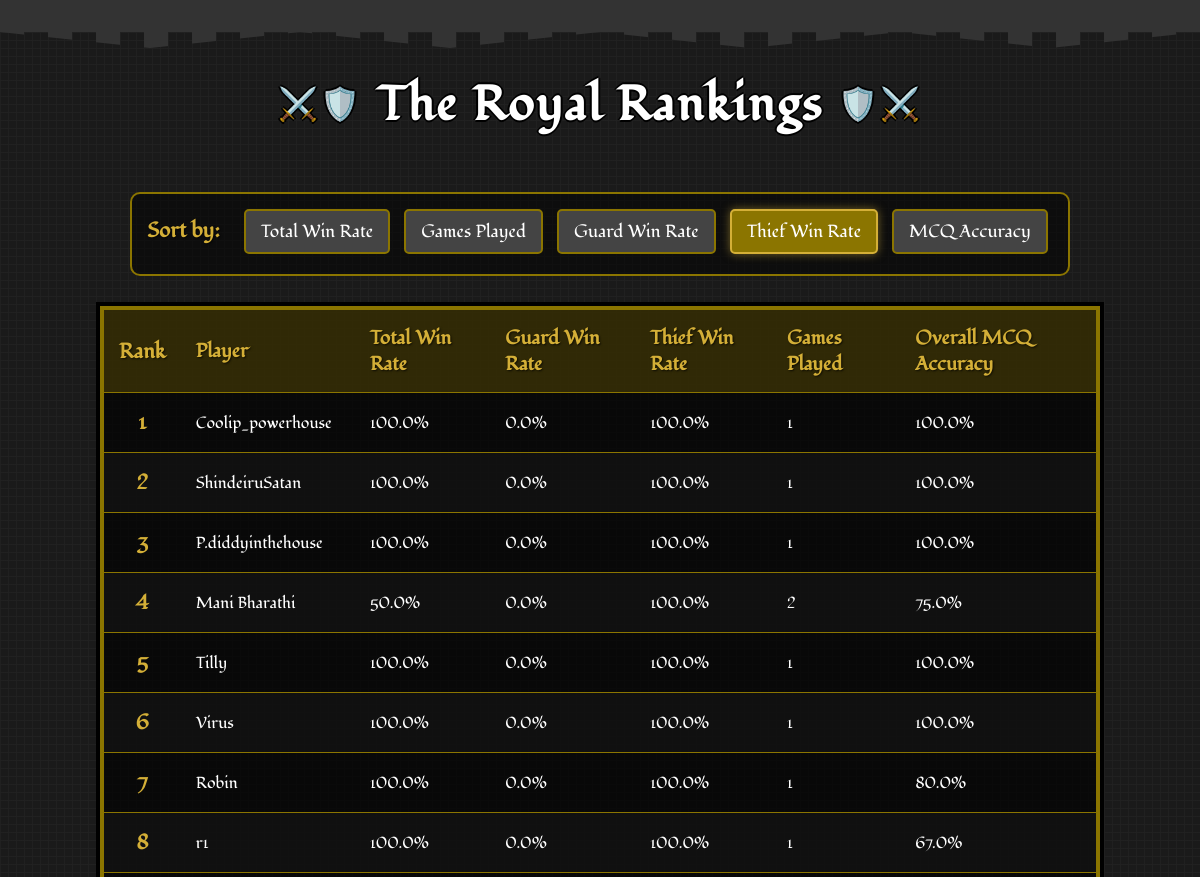
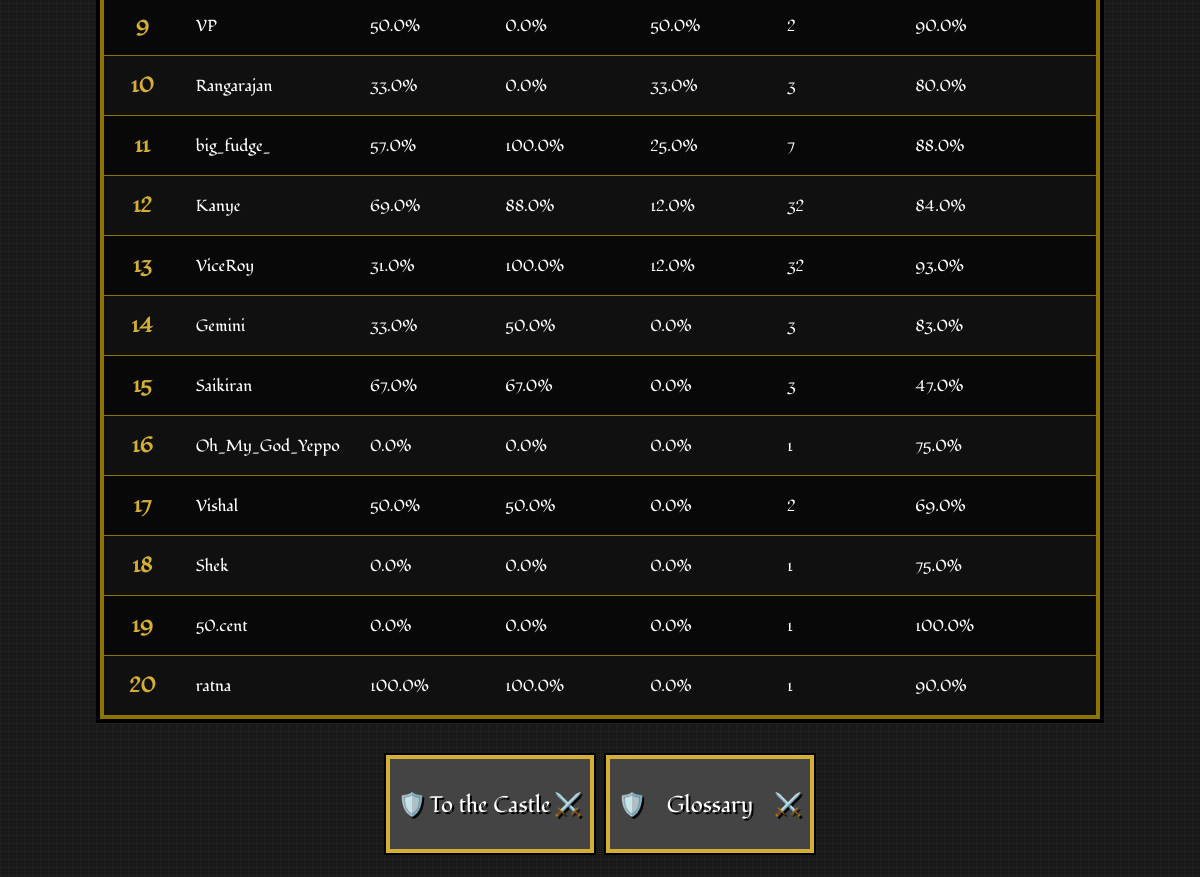
/leaderboard?sort_by=win_rate_as_thief, run on the app's committed database (2 pictures, top to bottom).
### app.py (models this page shows)
class PlayerStats(db.Model):
    id = db.Column(db.Integer, primary_key=True)
    user_id = db.Column(db.Integer, db.ForeignKey('user.id'), nullable=False)
    total_games_played = db.Column(db.Integer, default=0)
    games_played_as_guard = db.Column(db.Integer, default=0)
    games_played_as_thief = db.Column(db.Integer, default=0)
    total_games_won = db.Column(db.Integer, default=0)
    total_games_won_as_guard = db.Column(db.Integer, default=0)
    total_games_won_as_thief = db.Column(db.Integer, default=0)
    total_win_rate = db.Column(db.Float, default=0.0)
    win_rate_as_guard = db.Column(db.Float, default=0.0)
    win_rate_as_thief = db.Column(db.Float, default=0.0)
    total_answer_accuracy = db.Column(db.Float, default=0.0)
    total_questions_attempted = db.Column(db.Integer, default=0)
    total_right_answers = db.Column(db.Integer, default=0)
    game_right_answers = db.Column(db.Integer, default=0)
    game_total_questions = db.Column(db.Integer, default=0)
    answer_accuracy_in_last_game = db.Column(db.Float, default=0.0)

class User(db.Model):
    id = db.Column(db.Integer, primary_key=True)
    username = db.Column(db.String(40), unique=True, nullable=False)
    password_hash = db.Column(db.String(200), nullable=False)
    stats = db.relationship('PlayerStats', backref='user', uselist=False)

### app.py (the view)
@app.route('/leaderboard')
def leaderboard():
    sort_by = request.args.get('sort_by', 'total_win_rate')
    sort_options = {
        'games_played': PlayerStats.total_games_played,
        'total_win_rate': PlayerStats.total_win_rate,
        'win_rate_as_guard': PlayerStats.win_rate_as_guard,
        'win_rate_as_thief': PlayerStats.win_rate_as_thief,
        'mcq_accuracy': PlayerStats.total_answer_accuracy
    }
    sort_column = sort_options.get(sort_by, PlayerStats.total_win_rate)
    leaderboard_data = db.session.query(PlayerStats, User)\
        .join(User, PlayerStats.user_id == User.id)\
        .order_by(sort_column.desc())\
        .limit(20)\
        .all()
    return render_template('leaderboard.html',
                           leaderboard_data=leaderboard_data,
                           current_sort=sort_by)

### templates/leaderboard.html (shortened to what this page needs)
<!DOCTYPE html>
<html lang="en">
<head>
    <link rel="stylesheet" href="static/css/style.css">
    <link rel="stylesheet" href="static/css/leaderboard.css">
    <link rel="stylesheet" href="static/css/game-over.css">
</head>
<body>
    <div class="castle-top"></div>
    <h1>The Royal Rankings</h1>
    <div class="filters">
        <strong>Sort by:</strong>
        <a href="{{ url_for('leaderboard', sort_by='total_win_rate') }}"
           class="{{ 'active' if current_sort == 'total_win_rate' }}">Total Win Rate</a>
        <a href="{{ url_for('leaderboard', sort_by='games_played') }}"
           class="{{ 'active' if current_sort == 'games_played' }}">Games Played</a>
        <a href="{{ url_for('leaderboard', sort_by='win_rate_as_guard') }}"
           class="{{ 'active' if current_sort == 'win_rate_as_guard' }}">Guard Win Rate</a>
        <a href="{{ url_for('leaderboard', sort_by='win_rate_as_thief') }}"
           class="{{ 'active' if current_sort == 'win_rate_as_thief' }}">Thief Win Rate</a>
        <a href="{{ url_for('leaderboard', sort_by='mcq_accuracy') }}"
           class="{{ 'active' if current_sort == 'mcq_accuracy' }}">MCQ Accuracy</a>
    </div>
    <table>
        <thead>
            <tr>
                <th class="rank">Rank</th>
                <th>Player</th>
                <th>Total Win Rate</th>
                <th>Guard Win Rate</th>
                <th>Thief Win Rate</th>
                <th>Games Played</th>
                <th>Overall MCQ Accuracy</th>
            </tr>
        </thead>
        <tbody>
            {% for stats, user in leaderboard_data %}
            <tr>
                <td class="rank">{{ loop.index }}</td>
                <td>{{ user.username }}</td>
                <td>{{ stats.total_win_rate }}%</td>
                <td>{{ stats.win_rate_as_guard }}%</td>
                <td>{{ stats.win_rate_as_thief }}%</td>
                <td>{{ stats.total_games_played }}</td>
                <td>{{ stats.total_answer_accuracy }}%</td>
            </tr>
            {% else %}
            <tr>
                <td colspan="7" style="text-align: center;">No player data available yet.</td>
            </tr>
            {% endfor %}
        </tbody>
    </table>
    <div class="button-container">
        <a href="{{ url_for('home') }}"><button class="shield-btn game-over-btn">To the Castle</button></a>
        <a href="{{ url_for('glossary') }}"><button class="shield-btn game-over-btn">Glossary</button></a>
    </div>
</body>
</html>

### static/css/style.css (style rules this page uses)
body { font-family: "Fondamento", serif; background-color: #1a1a1a; background-image: linear-gradient(90deg, rgba(34,34,34,0.8) 1px, transparent 1px), linear-gradient(rgba(34,34,34,0.8) 1px, transparent 1px); background-size: 8px 8px; color: white; margin: 0; padding: 0; text-align: center; position: relative; min-height: 60vh; display: flex; flex-direction: column; justify-content: space-between; }
.castle-top { height: 32px; background-color: #333; position: relative; margin-bottom: 16px; image-rendering: pixelated; }
.castle-top::before { content: ""; position: absolute; top: 100%; left: 0; right: 0; height: 16px; background-image: repeating-linear-gradient(90deg, #333 0px, #333 24px, transparent 24px, transparent 48px); background-size: 48px 16px; clip-path: polygon( 0% 0%, 12.5% 100%, 25% 0%, 37.5% 100%, 50% 0%, 62.5% 100%, 75% 0%, 87.5% 100%, 100% 0% ); image-rendering: pixelated; }
h1 { font-family: "Fondamento", serif; text-align: center; font-size: 3rem; color: white; text-shadow: 2px 0 #000, -2px 0 #000, 0 2px #000, 0 -2px #000; margin: 24px 0; letter-spacing: 2px; position: relative; image-rendering: pixelated; }
h1::before { content: "⚔️🛡️"; font-size: 2rem; position: relative; top: -5px; margin: 0 15px; }
h1::after { content: "🛡️⚔️"; font-size: 2rem; position: relative; top: -5px; margin: 0 15px; }
button.shield-btn { font-family: "Fondamento", serif; background-color: #444; color: white; border: none; box-shadow: 0 0 0 4px #d4af37, 0 0 0 6px #000; padding: 14px 22px; margin: 10px; font-size: 1.4rem; cursor: pointer; position: relative; transition: all 0.2s steps(5); text-shadow: 2px 2px 0 #000; width: 200px; height: 90px; image-rendering: pixelated; }
button.shield-btn::before { content: "🛡️ "; position: absolute; left: 8px; top: 50%; transform: translateY(-50%); }

### static/css/leaderboard.css (style rules this page uses)
body { font-family: "Fondamento", serif; background-color: #1a1a1a; background-image: linear-gradient(90deg, rgba(34,34,34,0.8) 1px, transparent 1px), linear-gradient(rgba(34,34,34,0.8) 1px, transparent 1px); background-size: 8px 8px; color: white; margin: 0; padding: 0; text-align: center; }
h1 { font-family: "Fondamento", serif; text-align: center; font-size: 3rem; color: white; text-shadow: 2px 0 #000, -2px 0 #000, 0 2px #000, 0 -2px #000; margin: 24px 0; letter-spacing: 2px; }
.filters { text-align: center; margin: 30px auto; max-width: 1000px; background-color: rgba(0, 0, 0, 0.5); padding: 15px; border: 2px solid #8b7500; border-radius: 10px; }
.filters strong { color: #d4af37; font-size: 1.3rem; margin-right: 15px; text-shadow: 1px 1px 2px rgba(0, 0, 0, 0.7); }
.filters a { font-family: "Fondamento", serif; text-decoration: none; padding: 8px 15px; margin: 0 5px; border-radius: 5px; background-color: #444; color: white; border: 2px solid #8b7500; transition: all 0.2s; font-size: 1.1rem; display: inline-block; margin-bottom: 5px; }
.filters a.active { background-color: #8b7500; color: white; border-color: #d4af37; box-shadow: 0 0 10px rgba(212, 175, 55, 0.5); }
table { width: 100%; max-width: 1000px; margin: 0 auto; border-collapse: collapse; background-color: rgba(0, 0, 0, 0.7); border: 4px solid #8b7500; box-shadow: 0 0 0 4px #000; }
th, td { padding: 15px; text-align: left; border-bottom: 1px solid #8b7500; }
thead th { background-color: rgba(139, 117, 0, 0.3); color: #d4af37; font-weight: bold; text-shadow: 1px 1px 2px rgba(0, 0, 0, 0.7); font-size: 1.2rem; }
tbody tr:nth-child(even) { background-color: rgba(34, 34, 34, 0.3); }
.rank { font-weight: bold; text-align: center; color: #d4af37; font-size: 1.3rem; }
.button-container { display: flex; justify-content: center; margin: 30px auto; }
.shield-btn { font-family: "Fondamento", serif; background-color: #444; color: white; border: none; box-shadow: 0 0 0 4px #d4af37, 0 0 0 6px #000; padding: 14px 22px; margin: 10px; font-size: 1.4rem; cursor: pointer; position: relative; transition: all 0.2s steps(5); text-shadow: 2px 2px 0 #000; }

### static/css/game-over.css (style rules this page uses)
button.game-over-btn::after { content: "⚔️"; position: absolute; right: 8px; top: 50%; transform: translateY(-50%); }

### data on the page
PlayerStats: username "Coolip_powerhouse", total_win_rate "100.0", win_rate_as_guard "0.0", win_rate_as_thief "100.0", total_games_played "1", total_answer_accuracy "100.0"
PlayerStats: username "ShindeiruSatan", total_win_rate "100.0", win_rate_as_guard "0.0", win_rate_as_thief "100.0", total_games_played "1", total_answer_accuracy "100.0"
PlayerStats: username "P.diddyinthehouse", total_win_rate "100.0", win_rate_as_guard "0.0", win_rate_as_thief "100.0", total_games_played "1", total_answer_accuracy "100.0"
PlayerStats: username "Mani Bharathi", total_win_rate "50.0", win_rate_as_guard "0.0", win_rate_as_thief "100.0", total_games_played "2", total_answer_accuracy "75.0"
PlayerStats: username "Tilly", total_win_rate "100.0", win_rate_as_guard "0.0", win_rate_as_thief "100.0", total_games_played "1", total_answer_accuracy "100.0"
PlayerStats: username "Virus", total_win_rate "100.0", win_rate_as_guard "0.0", win_rate_as_thief "100.0", total_games_played "1", total_answer_accuracy "100.0"
PlayerStats: username "Robin", total_win_rate "100.0", win_rate_as_guard "0.0", win_rate_as_thief "100.0", total_games_played "1", total_answer_accuracy "80.0"
PlayerStats: username "r1", total_win_rate "100.0", win_rate_as_guard "0.0", win_rate_as_thief "100.0", total_games_played "1", total_answer_accuracy "67.0"
PlayerStats: username "VP", total_win_rate "50.0", win_rate_as_guard "0.0", win_rate_as_thief "50.0", total_games_played "2", total_answer_accuracy "90.0"
PlayerStats: username "Rangarajan", total_win_rate "33.0", win_rate_as_guard "0.0", win_rate_as_thief "33.0", total_games_played "3", total_answer_accuracy "80.0"
PlayerStats: username "big_fudge_", total_win_rate "57.0", win_rate_as_guard "100.0", win_rate_as_thief "25.0", total_games_played "7", total_answer_accuracy "88.0"
PlayerStats: username "Kanye", total_win_rate "69.0", win_rate_as_guard "88.0", win_rate_as_thief "12.0", total_games_played "32", total_answer_accuracy "84.0"
PlayerStats: username "ViceRoy", total_win_rate "31.0", win_rate_as_guard "100.0", win_rate_as_thief "12.0", total_games_played "32", total_answer_accuracy "93.0"
PlayerStats: username "Gemini", total_win_rate "33.0", win_rate_as_guard "50.0", win_rate_as_thief "0.0", total_games_played "3", total_answer_accuracy "83.0"
PlayerStats: username "Saikiran", total_win_rate "67.0", win_rate_as_guard "67.0", win_rate_as_thief "0.0", total_games_played "3", total_answer_accuracy "47.0"
PlayerStats: username "Oh_My_God_Yeppo", total_win_rate "0.0", win_rate_as_guard "0.0", win_rate_as_thief "0.0", total_games_played "1", total_answer_accuracy "75.0"
PlayerStats: username "Vishal", total_win_rate "50.0", win_rate_as_guard "50.0", win_rate_as_thief "0.0", total_games_played "2", total_answer_accuracy "69.0"
PlayerStats: username "Shek", total_win_rate "0.0", win_rate_as_guard "0.0", win_rate_as_thief "0.0", total_games_played "1", total_answer_accuracy "75.0"
PlayerStats: username "50.cent", total_win_rate "0.0", win_rate_as_guard "0.0", win_rate_as_thief "0.0", total_games_played "1", total_answer_accuracy "100.0"
PlayerStats: username "ratna", total_win_rate "100.0", win_rate_as_guard "100.0", win_rate_as_thief "0.0", total_games_played "1", total_answer_accuracy "90.0"
